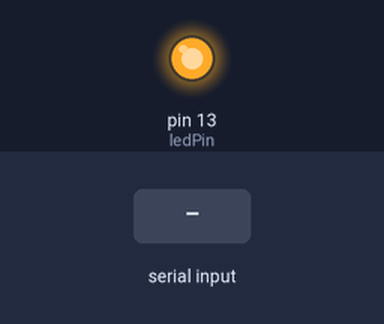
The sketch below on a simulated Arduino Mega 2560, built with avr-gcc and run on an emulated ATmega2560. Shown: output pins drawn as LEDs (lit = HIGH). The test bench sets the inputs (shaded band). What the sketch prints to the serial monitor is not drawn.

Above: at 0.1 s.
At 6.2 s:
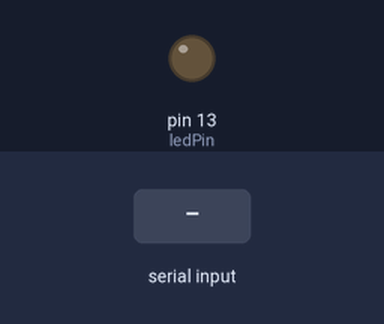
6.3 s: "1\n" received over Serial
Timing chart, 0 to 9.3 s (numbered marks = the images above; inputs shaded):
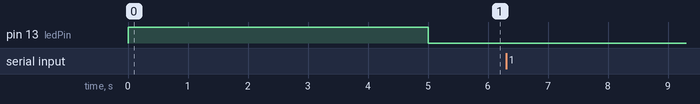

The sketch:

BT-Test.ino
```cpp
/**
 * Bluetooth test code
 * Echo USB serial onto pins 0 and 1, and vice versa (for AT commands), or print test
 * See datasheet for commands
 * http://elecfreaks.com/store/download/datasheet/Bluetooth/HC-0305%20serail%20module%20AT%20commamd%20set%20201104%20revised.pdf
 */

const int ledPin = 13;   // Teensy has LED on 11, Teensy++ on 6
char input;


void setup() {
	pinMode(ledPin, OUTPUT);

	// Delay on start in case we want to enter AT mode (hold button)
	digitalWrite(ledPin, HIGH);
	delay(5000);
	digitalWrite(ledPin, LOW);

	// Start both serial ports (USB and Bluetooth)
	Serial.begin(115200);
	Serial1.begin(115200); // Default is 9600, or 38400 for AT mode
}


void loop() {

	// Link UARTs for entering AT commands (both echo to USB, USB echoes to Bluetooth)

	// while (Serial1.available()) {
	// 	input = Serial1.read();
	// 	Serial.print(input);
	// }

	// while (Serial.available()) {
	// 	input = Serial.read();
	// 	// Add missing \n on return
	// 	if (input == '\r') {
	// 		Serial.print("\r\n");
	// 		Serial1.print("\r\n");
	// 	}
	// 	else {
	// 		Serial.print(input);
	// 		Serial1.print(input);
	// 	}
	// }


	///////////////////////////////////


	// Link USB and Bluetooth UARTs completely (with line feed correction)

	while (Serial1.available()) {
		input = Serial1.read();
		// Add missing \n on return
		if (input == '\r') {
			Serial.print("\r\n");
			Serial1.print("\r\n");
		}
		else {
			Serial.print(input);
			Serial1.print(input);
		}
	}

	while (Serial.available()) {
		input = Serial.read();
		// Add missing \n on return
		if (input == '\r') {
			Serial.print("\r\n");
			Serial1.print("\r\n");
		}
		else {
			Serial.print(input);
			Serial1.print(input);
		}
	}


	///////////////////////////////////


	// Echo 'Test' onto USB and Bluetooth serial

	// digitalWrite(ledPin, HIGH);
	// delay(50);

	// digitalWrite(ledPin, LOW);
	// delay(1950);

	// Serial.println("Test\r\n");
	// Serial1.println("Test\r\n");
}
```

Measured:
- after the input at 6.3 s, every drawn part: stays the same
